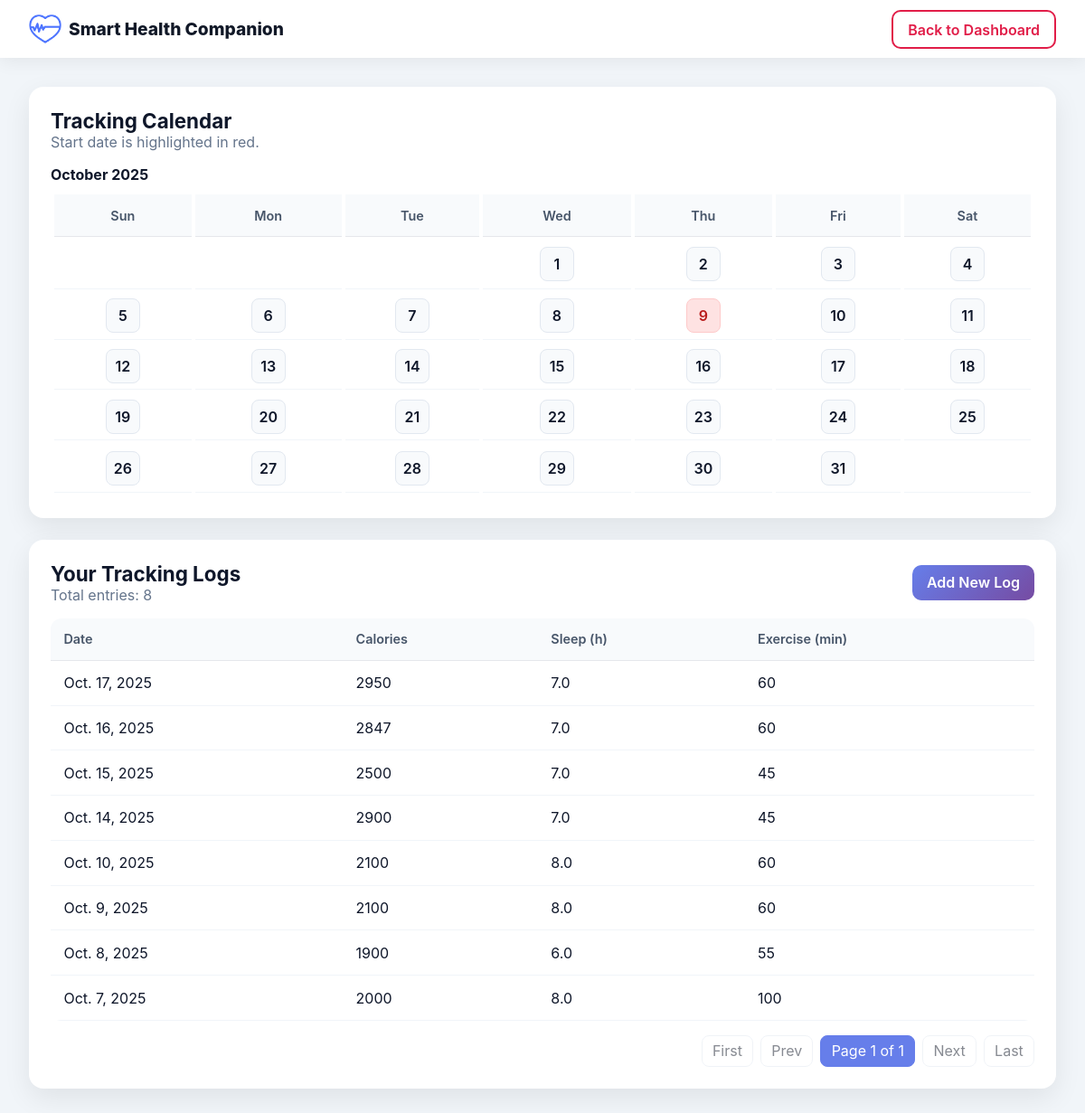
Page /logs/ (signed in) on the committed database.
### mainapp/models.py (models this page shows, shortened)
class DailyLog(models.Model):
    user = models.ForeignKey(User, on_delete=models.CASCADE, related_name='daily_logs')
    date = models.DateField()
    calories = models.IntegerField(default=0)
    sleep_hours = models.DecimalField(max_digits=4, decimal_places=1, default=0)
    exercise_minutes = models.IntegerField(default=0)
    class Meta:
        ordering = ['-date']
        unique_together = ('user', 'date')

### mainapp/views.py (the view)
# urls.py: path("logs/", views.logs_view, name="logs"),
@login_required
def logs_view(request):
    logs_qs = DailyLog.objects.filter(user=request.user).order_by('-date')
    paginator = Paginator(logs_qs, 10)
    page_number = request.GET.get('page')
    page_obj = paginator.get_page(page_number)
    profile = getattr(request.user, 'profile', None)
    start_date = getattr(profile, 'start_tracking_date', None) if profile else None
    base_date = start_date or dt_date.today()
    cal = calendar.Calendar(firstweekday=6)  # 6 = Sunday
    month_days = cal.monthdayscalendar(base_date.year, base_date.month)
    month_weeks = []
    for week in month_days:
        week_cells = []
        for day in week:
            cell = {
                'num': day,
                'is_blank': day == 0,
                'is_start': bool(start_date and day == start_date.day and base_date.month == start_date.month and base_date.year == start_date.year)
            }
            week_cells.append(cell)
        month_weeks.append(week_cells)
    month_name = calendar.month_name[base_date.month]
    return render(request, "mainapp/logs.html", {
        "page_obj": page_obj,
        "total_count": logs_qs.count(),
        "calendar_weeks": month_weeks,
        "calendar_month_name": month_name,
        "calendar_year": base_date.year,
    })

### mainapp/templates/mainapp/logs.html (shortened to what this page needs)
<!DOCTYPE html>
<html lang="en">
<head>
    {% load static %}
</head>
<body>
    <header class="header">
        <nav class="nav">
            <div class="logo"><img src="{% static 'heart logo.png' %}" alt="Logo">Smart Health Companion</div>
            <div>
                <a href="{% url 'dashboard' %}" class="btn btn-outline">Back to Dashboard</a>
            </div>
        </nav>
    </header>
    <main class="container">
        <div class="card" style="margin-bottom:1.5rem;">
            <div class="title-row">
                <div>
                    <div class="title">Tracking Calendar</div>
                    <div class="muted">Start date is highlighted in red.</div>
                </div>
            </div>
            <div style="overflow-x:auto;">
                <div style="min-width:320px;">
                    <div style="font-weight:700; margin-bottom:.5rem;">{{ calendar_month_name }} {{ calendar_year }}</div>
                    <table style="width:100%; border-collapse:separate; border-spacing:4px;">
                        <thead>
                            <tr class="muted">
                                <th style="text-align:center;">Sun</th>
                                <th style="text-align:center;">Mon</th>
                                <th style="text-align:center;">Tue</th>
                                <th style="text-align:center;">Wed</th>
                                <th style="text-align:center;">Thu</th>
                                <th style="text-align:center;">Fri</th>
                                <th style="text-align:center;">Sat</th>
                            </tr>
                        </thead>
                        <tbody>
                            {% for week in calendar_weeks %}
                            <tr>
                                {% for d in week %}
                                <td style="text-align:center; padding:.4rem;">
                                    {% if d.is_blank %}
                                        <span style="display:inline-block; width:36px; height:36px;"></span>
                                    {% else %}
                                        <span style="display:inline-flex; width:36px; height:36px; align-items:center; justify-content:center; border-radius:8px; font-weight:600; {% if d.is_start %}background:#fee2e2; color:#b91c1c; border:1px solid #fecaca;{% else %}background:#f8fafc; color:#0f172a; border:1px solid #e2e8f0;{% endif %}">{{ d.num }}</span>
                                    {% endif %}
                                </td>
                                {% endfor %}
                            </tr>
                            {% endfor %}
                        </tbody>
                    </table>
                </div>
            </div>
        </div>
        <div class="card">
            <div class="title-row">
                <div>
                    <div class="title">Your Tracking Logs</div>
                    <div class="muted">Total entries: {{ total_count }}</div>
                </div>
                <a href="{% url 'dashboard' %}" class="btn btn-primary">Add New Log</a>
            </div>
            <div class="table-wrap">
                <table>
                    <thead>
                        <tr>
                            <th>Date</th>
                            <th>Calories</th>
                            <th>Sleep (h)</th>
                            <th>Exercise (min)</th>
                        </tr>
                    </thead>
                    <tbody>
                        {% for log in page_obj.object_list %}
                        <tr>
                            <td>{{ log.date }}</td>
                            <td>{{ log.calories }}</td>
                            <td>{{ log.sleep_hours }}</td>
                            <td>{{ log.exercise_minutes }}</td>
                        </tr>
                        {% empty %}
                        <tr>
                            <td colspan="4" class="muted">No logs yet. Use the dashboard to add your first entry.</td>
                        </tr>
                        {% endfor %}
                    </tbody>
                </table>
            </div>
            <div class="pagination">
                {% if page_obj.has_previous %}
                    <a class="page-btn" href="?page=1">First</a>
                    <a class="page-btn" href="?page={{ page_obj.previous_page_number }}">Prev</a>
                {% else %}
                    <span class="page-btn disabled">First</span>
                    <span class="page-btn disabled">Prev</span>
                {% endif %}
                <span class="page-btn active">Page {{ page_obj.number }} of {{ page_obj.paginator.num_pages }}</span>
                {% if page_obj.has_next %}
                    <a class="page-btn" href="?page={{ page_obj.next_page_number }}">Next</a>
                    <a class="page-btn" href="?page={{ page_obj.paginator.num_pages }}">Last</a>
                {% else %}
                    <span class="page-btn disabled">Next</span>
                    <span class="page-btn disabled">Last</span>
                {% endif %}
            </div>
        </div>
    </main>
</body>
</html>

### mainapp/templates/mainapp/logs.html (style rules this page uses)
body { font-family: 'Inter', -apple-system, BlinkMacSystemFont, sans-serif; background:#f1f5f9; margin:0; color:#0f172a; }
.header { background:white; box-shadow: 0 2px 20px rgba(0,0,0,.08); }
.nav { max-width: 1200px; margin: 0 auto; padding: 1rem 2rem; display:flex; align-items:center; justify-content:space-between; }
.logo { font-weight:800; font-size:1.2rem; color:#111827; display:flex; gap:.5rem; align-items:center; }
.logo img { width: 36px; height:auto; }
.container { max-width: 1200px; margin: 0 auto; padding: 2rem; }
.card { background:white; border-radius:16px; box-shadow:0 10px 30px rgba(0,0,0,.08); padding:1.5rem; }
.title-row { display:flex; align-items:center; justify-content:space-between; gap:1rem; margin-bottom:1rem; }
.title { font-size:1.4rem; font-weight:700; }
.muted { color:#64748b; }
.btn { padding:.6rem 1rem; border:none; border-radius:10px; text-decoration:none; font-weight:600; cursor:pointer; }
.btn-primary { background: linear-gradient(135deg, #667eea 0%, #764ba2 100%); color:white; }
.btn-outline { background:transparent; border:2px solid #e11d48; color:#e11d48; }
.table-wrap { overflow-x:auto; margin-top:.5rem; }
table { width:100%; border-collapse:separate; border-spacing:0; background:white; border-radius:12px; overflow:hidden; }
thead th { background:#f8fafc; color:#475569; text-align:left; padding:.9rem .9rem; border-bottom:1px solid #e5e7eb; font-weight:600; font-size:.9rem; }
tbody td { padding:.9rem .9rem; border-bottom:1px solid #f1f5f9; }
.pagination { display:flex; gap:.5rem; align-items:center; justify-content:flex-end; margin-top:1rem; }
.page-btn { padding:.4rem .7rem; border:1px solid #e2e8f0; border-radius:8px; background:white; color:#111827; text-decoration:none; }
.page-btn.active { background:#667eea; color:white; border-color:#667eea; }
.page-btn.disabled { opacity:.5; pointer-events:none; }

### rows in the picture
DailyLog: date "Oct. 17, 2025", calories "2950", sleep_hours "7.0", exercise_minutes "60"
DailyLog: date "Oct. 16, 2025", calories "2847", sleep_hours "7.0", exercise_minutes "60"
DailyLog: date "Oct. 15, 2025", calories "2500", sleep_hours "7.0", exercise_minutes "45"
DailyLog: date "Oct. 14, 2025", calories "2900", sleep_hours "7.0", exercise_minutes "45"
DailyLog: date "Oct. 10, 2025", calories "2100", sleep_hours "8.0", exercise_minutes "60"
DailyLog: date "Oct. 9, 2025", calories "2100", sleep_hours "8.0", exercise_minutes "60"
DailyLog: date "Oct. 8, 2025", calories "1900", sleep_hours "6.0", exercise_minutes "55"
DailyLog: date "Oct. 7, 2025", calories "2000", sleep_hours "8.0", exercise_minutes "100"

### other values in the picture
{{ calendar_month_name }} "October"
{{ calendar_year }} "2025"
{{ d.num }} "1" "2" "3" "4" "5" "6" "7" "8" "9" "10" "11" "12" "13" "14" "15" "16" "17" "18" "19" "20" "21" "22" "23" "24" "25" "26" "27" "28" "29" "30" "31"
{{ total_count }} "8"
{{ page_obj.number }} "1"
{{ page_obj.paginator.num_pages }} "1"
